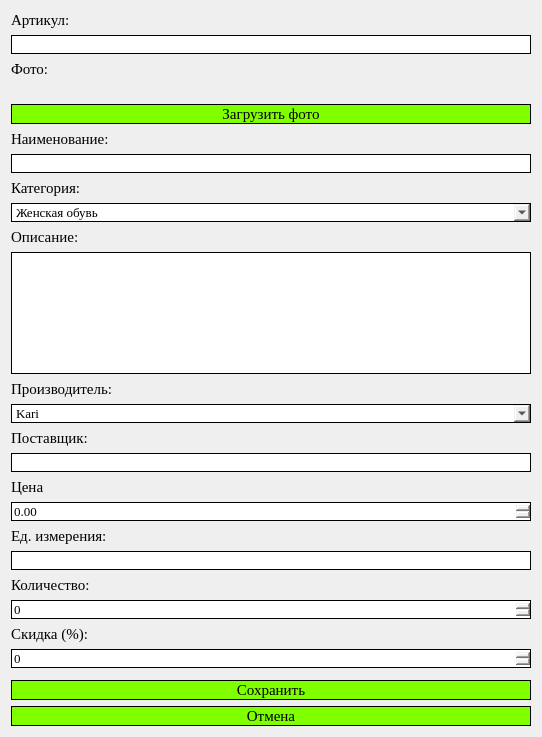
<?xml version="1.0" encoding="UTF-8"?>
<ui version="4.0">
 <class>windowTitle</class>
 <widget class="QDialog" name="windowTitle">
  <property name="geometry">
   <rect>
    <x>0</x>
    <y>0</y>
    <width>542</width>
    <height>737</height>
   </rect>
  </property>
  <property name="windowTitle">
   <string>Dialog</string>
  </property>
  <layout class="QGridLayout" name="gridLayout_2">
   <item row="28" column="0">
    <widget class="QWidget" name="widget" native="true"/>
   </item>
   <item row="1" column="0">
    <widget class="QLabel" name="label_2">
     <property name="font">
      <font>
       <family>Times New Roman</family>
       <pointsize>11</pointsize>
      </font>
     </property>
     <property name="text">
      <string>Артикул:</string>
     </property>
    </widget>
   </item>
   <item row="5" column="0">
    <widget class="QLabel" name="label">
     <property name="font">
      <font>
       <family>Times New Roman</family>
       <pointsize>11</pointsize>
      </font>
     </property>
     <property name="text">
      <string>Фото:</string>
     </property>
    </widget>
   </item>
   <item row="10" column="0">
    <widget class="QLabel" name="label_4">
     <property name="font">
      <font>
       <family>Times New Roman</family>
       <pointsize>11</pointsize>
      </font>
     </property>
     <property name="text">
      <string>Наименование:</string>
     </property>
    </widget>
   </item>
   <item row="12" column="0">
    <widget class="QLabel" name="label_5">
     <property name="font">
      <font>
       <family>Times New Roman</family>
       <pointsize>11</pointsize>
      </font>
     </property>
     <property name="text">
      <string>Категория:</string>
     </property>
    </widget>
   </item>
   <item row="13" column="0">
    <widget class="QComboBox" name="category_input">
     <property name="font">
      <font>
       <family>Times New Roman</family>
       <pointsize>10</pointsize>
      </font>
     </property>
     <property name="styleSheet">
      <string notr="true">#category_input {
    border: 1px solid black;
}

#category_input:hover {
    border-color: #00FA9A;
}</string>
     </property>
     <item>
      <property name="text">
       <string>Женская обувь</string>
      </property>
     </item>
     <item>
      <property name="text">
       <string>Мужская обувь</string>
      </property>
     </item>
    </widget>
   </item>
   <item row="9" column="0">
    <widget class="QPushButton" name="download_photo">
     <property name="minimumSize">
      <size>
       <width>0</width>
       <height>20</height>
      </size>
     </property>
     <property name="font">
      <font>
       <family>Times New Roman</family>
       <pointsize>11</pointsize>
      </font>
     </property>
     <property name="styleSheet">
      <string notr="true">#download_photo {
    background-color: #7FFF00;
    border: 1px solid black;
}

#download_photo:hover {
    background-color: #00FA9A;
}</string>
     </property>
     <property name="text">
      <string>Загрузить фото</string>
     </property>
    </widget>
   </item>
   <item row="2" column="0">
    <widget class="QLineEdit" name="articul_input">
     <property name="font">
      <font>
       <family>Times New Roman</family>
       <pointsize>10</pointsize>
      </font>
     </property>
     <property name="styleSheet">
      <string notr="true">#articul_input {
    border: 1px solid black;
}

#articul_input:focus {
    border-color: #00FA9A;
}</string>
     </property>
     <property name="readOnly">
      <bool>false</bool>
     </property>
    </widget>
   </item>
   <item row="6" column="0">
    <widget class="QLabel" name="photo">
     <property name="maximumSize">
      <size>
       <width>70</width>
       <height>70</height>
      </size>
     </property>
     <property name="text">
      <string/>
     </property>
     <property name="pixmap">
      <pixmap>../import/picture.png</pixmap>
     </property>
     <property name="scaledContents">
      <bool>true</bool>
     </property>
    </widget>
   </item>
   <item row="11" column="0">
    <widget class="QLineEdit" name="name_input">
     <property name="font">
      <font>
       <family>Times New Roman</family>
       <pointsize>10</pointsize>
      </font>
     </property>
     <property name="styleSheet">
      <string notr="true">#name_input {
    border: 1px solid black;
}

#name_input:focus {
    border-color: #00FA9A;
}</string>
     </property>
     <property name="placeholderText">
      <string/>
     </property>
    </widget>
   </item>
   <item row="14" column="0">
    <widget class="QLabel" name="label_6">
     <property name="font">
      <font>
       <family>Times New Roman</family>
       <pointsize>11</pointsize>
      </font>
     </property>
     <property name="text">
      <string>Описание:</string>
     </property>
    </widget>
   </item>
   <item row="15" column="0">
    <widget class="QTextEdit" name="description_input">
     <property name="font">
      <font>
       <family>Times New Roman</family>
       <pointsize>10</pointsize>
      </font>
     </property>
     <property name="styleSheet">
      <string notr="true">#description_input {
    border: 1px solid black;
}

#description_input:focus {
    border-color: #00FA9A;
}</string>
     </property>
    </widget>
   </item>
   <item row="16" column="0">
    <widget class="QLabel" name="label_7">
     <property name="font">
      <font>
       <family>Times New Roman</family>
       <pointsize>11</pointsize>
      </font>
     </property>
     <property name="text">
      <string>Производитель:</string>
     </property>
    </widget>
   </item>
   <item row="17" column="0">
    <widget class="QComboBox" name="maker_input">
     <property name="font">
      <font>
       <family>Times New Roman</family>
       <pointsize>10</pointsize>
      </font>
     </property>
     <property name="styleSheet">
      <string notr="true">#maker_input {
    border: 1px solid black;
}

#maker_input:hover {
    border-color: #00FA9A;
}</string>
     </property>
     <item>
      <property name="text">
       <string>Kari</string>
      </property>
     </item>
     <item>
      <property name="text">
       <string>Marco Tozzi</string>
      </property>
     </item>
     <item>
      <property name="text">
       <string>Рос</string>
      </property>
     </item>
     <item>
      <property name="text">
       <string>Rieker</string>
      </property>
     </item>
     <item>
      <property name="text">
       <string>Alessio Nesca</string>
      </property>
     </item>
     <item>
      <property name="text">
       <string>CROSBY</string>
      </property>
     </item>
     <item>
      <property name="text">
       <string>New Item</string>
      </property>
     </item>
    </widget>
   </item>
   <item row="18" column="0">
    <widget class="QLabel" name="label_8">
     <property name="font">
      <font>
       <family>Times New Roman</family>
       <pointsize>11</pointsize>
      </font>
     </property>
     <property name="text">
      <string>Поставщик:</string>
     </property>
    </widget>
   </item>
   <item row="19" column="0">
    <widget class="QLineEdit" name="provider_input">
     <property name="font">
      <font>
       <family>Times New Roman</family>
       <pointsize>10</pointsize>
      </font>
     </property>
     <property name="styleSheet">
      <string notr="true">#provider_input {
    border: 1px solid black;
}

#provider_input:focus {
    border-color: #00FA9A;
}</string>
     </property>
    </widget>
   </item>
   <item row="24" column="0">
    <widget class="QLabel" name="label_11">
     <property name="font">
      <font>
       <family>Times New Roman</family>
       <pointsize>11</pointsize>
      </font>
     </property>
     <property name="text">
      <string>Количество:</string>
     </property>
    </widget>
   </item>
   <item row="27" column="0">
    <widget class="QSpinBox" name="discount_input">
     <property name="font">
      <font>
       <family>Times New Roman</family>
       <pointsize>10</pointsize>
      </font>
     </property>
     <property name="styleSheet">
      <string notr="true">#discount_input {
    border: 1px solid black;
}

#discount_input:focus {
    border-color: #00FA9A;
}</string>
     </property>
     <property name="maximum">
      <number>100</number>
     </property>
    </widget>
   </item>
   <item row="23" column="0">
    <widget class="QLineEdit" name="metric_input">
     <property name="font">
      <font>
       <family>Times New Roman</family>
       <pointsize>10</pointsize>
      </font>
     </property>
     <property name="styleSheet">
      <string notr="true">#metric_input {
    border: 1px solid black;
}

#metric_input:focus {
    border-color: #00FA9A;
}</string>
     </property>
    </widget>
   </item>
   <item row="30" column="0">
    <widget class="QPushButton" name="cancel_button">
     <property name="minimumSize">
      <size>
       <width>0</width>
       <height>20</height>
      </size>
     </property>
     <property name="font">
      <font>
       <family>Times New Roman</family>
       <pointsize>11</pointsize>
      </font>
     </property>
     <property name="styleSheet">
      <string notr="true">#cancel_button {
    background-color: #7FFF00;
    border: 1px solid black;
}

#cancel_button:hover {
    background-color: #00FA9A;
}</string>
     </property>
     <property name="text">
      <string>Отмена</string>
     </property>
    </widget>
   </item>
   <item row="20" column="0">
    <widget class="QLabel" name="label_9">
     <property name="font">
      <font>
       <family>Times New Roman</family>
       <pointsize>11</pointsize>
      </font>
     </property>
     <property name="text">
      <string>Цена</string>
     </property>
    </widget>
   </item>
   <item row="21" column="0">
    <widget class="QDoubleSpinBox" name="price_input">
     <property name="font">
      <font>
       <family>Times New Roman</family>
       <pointsize>10</pointsize>
      </font>
     </property>
     <property name="styleSheet">
      <string notr="true">#price_input {
    border: 1px solid black;
}

#price_input:focus {
    border-color: #00FA9A;
}</string>
     </property>
    </widget>
   </item>
   <item row="29" column="0">
    <widget class="QPushButton" name="save_button">
     <property name="minimumSize">
      <size>
       <width>0</width>
       <height>20</height>
      </size>
     </property>
     <property name="font">
      <font>
       <family>Times New Roman</family>
       <pointsize>11</pointsize>
      </font>
     </property>
     <property name="styleSheet">
      <string notr="true">#save_button {
    background-color: #7FFF00;
    border: 1px solid black;
}

#save_button:hover {
    background-color: #00FA9A;
}</string>
     </property>
     <property name="text">
      <string>Сохранить</string>
     </property>
    </widget>
   </item>
   <item row="25" column="0">
    <widget class="QSpinBox" name="quantity_input">
     <property name="font">
      <font>
       <family>Times New Roman</family>
       <pointsize>10</pointsize>
      </font>
     </property>
     <property name="styleSheet">
      <string notr="true">#quantity_input {
    border: 1px solid black;
}

#quantity_input:focus {
    border-color: #00FA9A;
}</string>
     </property>
    </widget>
   </item>
   <item row="22" column="0">
    <widget class="QLabel" name="label_10">
     <property name="font">
      <font>
       <family>Times New Roman</family>
       <pointsize>11</pointsize>
      </font>
     </property>
     <property name="text">
      <string>Ед. измерения:</string>
     </property>
    </widget>
   </item>
   <item row="26" column="0">
    <widget class="QLabel" name="label_12">
     <property name="font">
      <font>
       <family>Times New Roman</family>
       <pointsize>11</pointsize>
      </font>
     </property>
     <property name="text">
      <string>Скидка (%):</string>
     </property>
    </widget>
   </item>
  </layout>
 </widget>
 <resources/>
 <connections/>
</ui>
